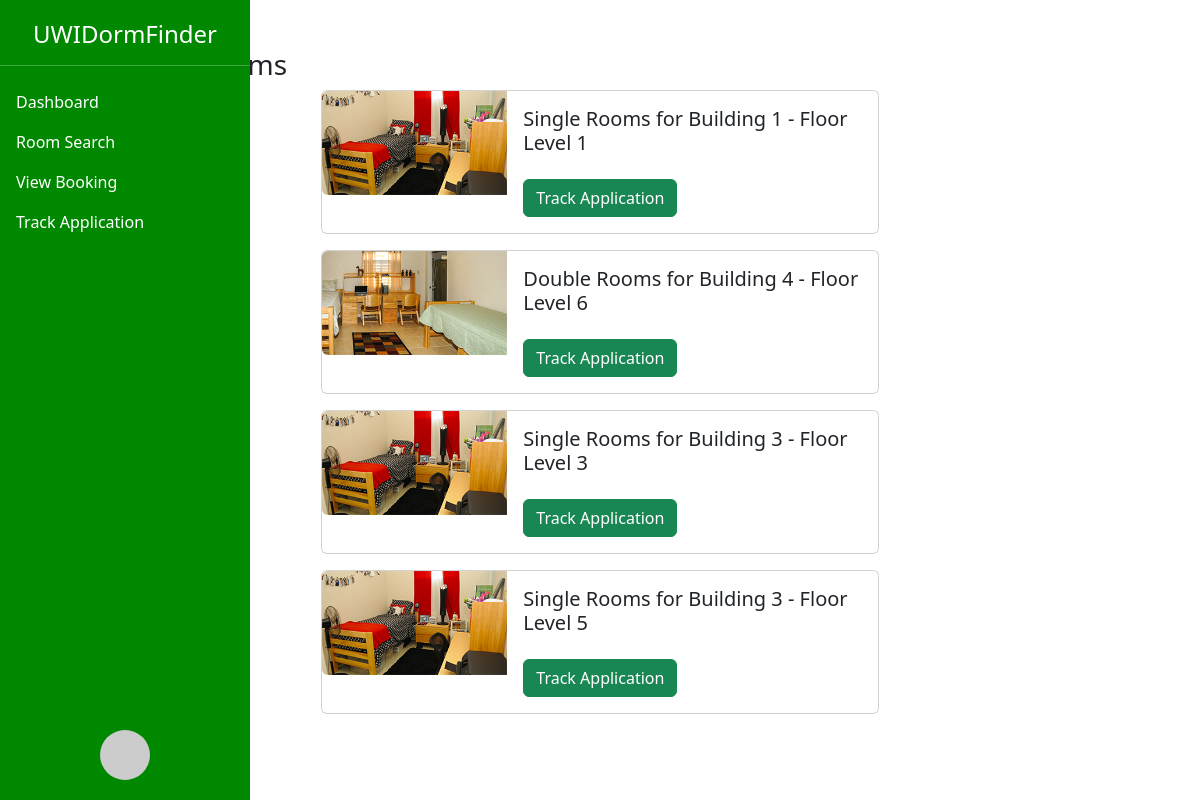
The page /dashboard (signed in) on the database its author committed.
### app/models.py (models this page shows)
class Room(db.Model):
    __tablename__ = 'rooms'
    id = db.Column(db.Integer, primary_key=True)
    building = db.Column(db.Integer, nullable=False)
    room_type = db.Column(db.String(50), nullable=False)
    floor_number = db.Column(db.Integer, nullable=False)
    description = db.Column(db.Text, nullable=False)
    total_rooms = db.Column(db.Integer, nullable=False)
    booked_rooms = db.Column(db.Integer, default=0)
    available_rooms = db.Column(db.Integer, nullable=False)
    image_url = db.Column(db.String(255), nullable=False)

### app/routes.py (the view)
@main.route('/dashboard', methods=['GET'])
def dashboard():
    if 'student_id' not in session:
        flash('Please log in to view your dashboard', 'danger')
        return redirect(url_for('main.login'))
    student_id = session['student_id']
    bookings = Application.query.filter_by(student_id=student_id).all()
    rooms = [Room.query.get(booking.room_id) for booking in bookings if booking.room_id]
    return render_template('dashboard.html', rooms=rooms)

### app/__init__.py (called while the page is built)
def create_app():
    app = Flask(__name__)
    app.config.from_object('config.Config')
    print(f"Database connected: {app.config['SQLALCHEMY_DATABASE_URI']}")
    db.init_app(app)
    migrate.init_app(app, db)
    with app.app_context():
        from . import models
        db.create_all()
    from app.routes import main
    app.register_blueprint(main)
    logging.basicConfig()
    logging.getLogger('sqlalchemy.engine').setLevel(logging.INFO)
    @event.listens_for(Engine, "before_cursor_execute")
    def log_sql_query(conn, cursor, statement, parameters, context, executemany):
        logging.info("Executing SQL: %s", statement)
        logging.info("With parameters: %s", parameters)
    return app

### app/templates/dashboard.html
{% extends "sidebar.html" %}
{% block content %}
    <div class="container mt-5">
        <h3>My Booked Rooms</h3>
        {% if rooms %}
            {% for room in rooms %}
                <div class="card mb-3  w-50 mx-auto">
                    <div class="row g-0">
                        <div class="col-md-4">
                            <img src="{{ url_for('static', filename=room.image_url) }}" class="img-fluid rounded-start" alt="Room Image">
                        </div>
                        <div class="col-md-8 d-flex align-items-center">
                            <div class="card-body">
                                <h5 class="card-title">
                                    {{ room.room_type.title() ~ " Rooms for Building " ~ room.building ~ " - Floor Level " ~ room.floor_number }}
                                </h5>
                                <div class="d-flex justify-content-between align-items-center mt-4">
                                    <a href="{{ url_for('main.track_application', room_id=room.id) }}" class="btn btn-success">Track Application</a>
                                </div>
                            </div>
                        </div>
                    </div>
                </div>
            {% endfor %}
        {% else %}
            <p class="text-center mt-5">You have not booked any rooms yet.</p>
        {% endif %}
    </div>
{% endblock content %}

### app/static/css/dashboard.css (style rules this page uses)
body { height: 100vh; }

### rows shown on the page
Room: image_url (picture), room_type "Single Rooms for Building 1 - Floor Level 1"
Room: image_url (picture), room_type "Double Rooms for Building 4 - Floor Level 6"
Room: image_url (picture), room_type "Single Rooms for Building 3 - Floor Level 3"
Room: image_url (picture), room_type "Single Rooms for Building 3 - Floor Level 5"
